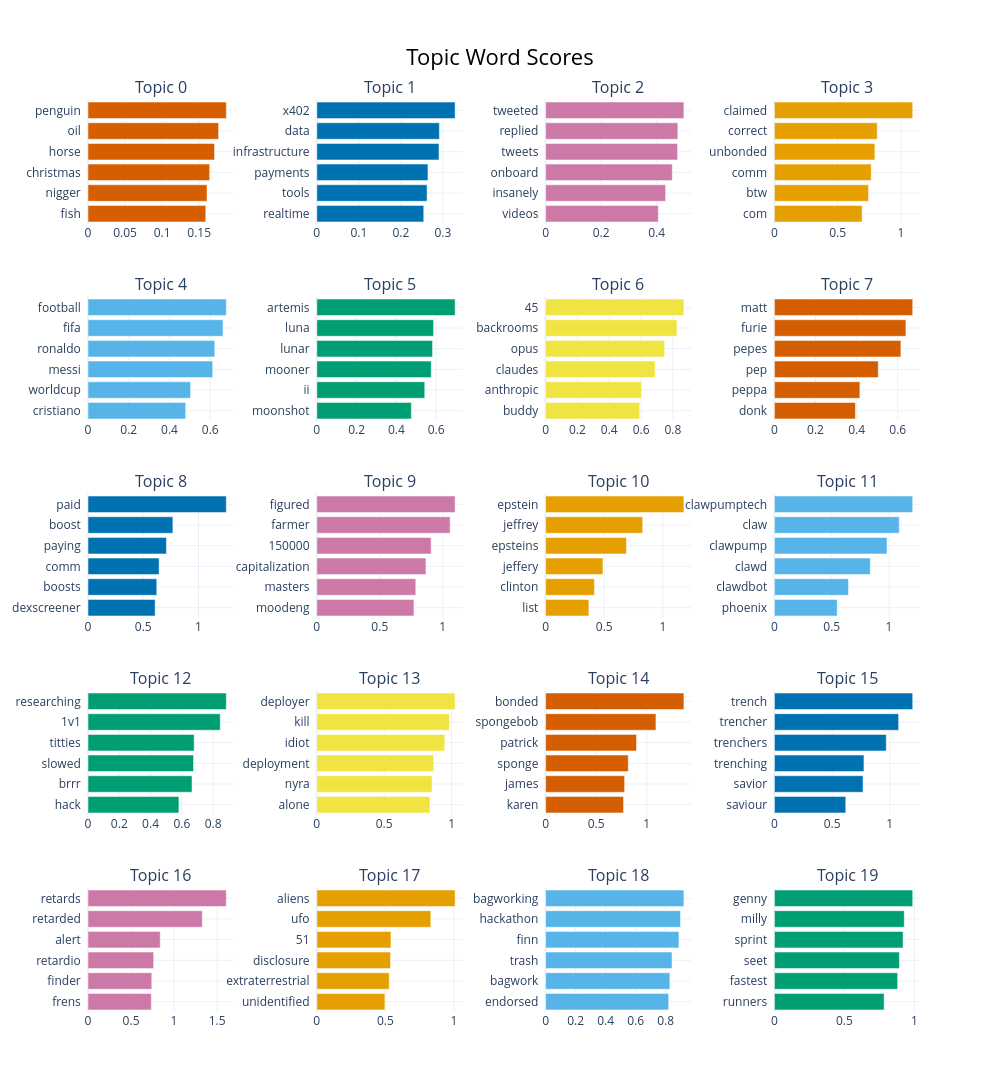

Notebook cell for this chart:
### Code cell
model_updated.visualize_barchart(top_n_topics=20, n_words = 6)

### Figure 1 — Plotly figure (JSON) as saved in the notebook; plotly's stock layout.template omitted (floating-point values rounded to 4 significant figures)
{"data": [{"marker": {"color": "#D55E00"}, "orientation": "h", "type": "bar", "x": [0.1589, 0.1605, 0.1641, 0.1707, 0.1762, 0.1866], "xaxis": "x", "y": ["fish  ", "nigger  ", "christmas  ", "horse  ", "oil  ", "penguin  "], "yaxis": "y"}, {"marker": {"color": "#0072B2"}, "orientation": "h", "type": "bar", "x": [0.2544, 0.2623, 0.2644, 0.2906, 0.2915, 0.329], "xaxis": "x2", "y": ["realtime  ", "tools  ", "payments  ", "infrastructure  ", "data  ", "x402  "], "yaxis": "y2"}, {"marker": {"color": "#CC79A7"}, "orientation": "h", "type": "bar", "x": [0.4062, 0.4326, 0.4567, 0.4757, 0.4765, 0.4985], "xaxis": "x3", "y": ["videos  ", "insanely  ", "onboard  ", "tweets  ", "replied  ", "tweeted  "], "yaxis": "y3"}, {"marker": {"color": "#E69F00"}, "orientation": "h", "type": "bar", "x": [0.693, 0.7438, 0.7651, 0.7944, 0.8125, 1.093], "xaxis": "x4", "y": ["com  ", "btw  ", "comm  ", "unbonded  ", "correct  ", "claimed  "], "yaxis": "y4"}, {"marker": {"color": "#56B4E9"}, "orientation": "h", "type": "bar", "x": [0.4795, 0.5036, 0.6122, 0.6225, 0.663, 0.6791], "xaxis": "x5", "y": ["cristiano  ", "worldcup  ", "messi  ", "ronaldo  ", "fifa  ", "football  "], "yaxis": "y5"}, {"marker": {"color": "#009E73"}, "orientation": "h", "type": "bar", "x": [0.4753, 0.5428, 0.5753, 0.582, 0.587, 0.6954], "xaxis": "x6", "y": ["moonshot  ", "ii  ", "mooner  ", "lunar  ", "luna  ", "artemis  "], "yaxis": "y6"}, {"marker": {"color": "#F0E442"}, "orientation": "h", "type": "bar", "x": [0.5914, 0.6025, 0.688, 0.748, 0.8256, 0.8692], "xaxis": "x7", "y": ["buddy  ", "anthropic  ", "claudes  ", "opus  ", "backrooms  ", "45  "], "yaxis": "y7"}, {"marker": {"color": "#D55E00"}, "orientation": "h", "type": "bar", "x": [0.3942, 0.4159, 0.5052, 0.6154, 0.6399, 0.673], "xaxis": "x8", "y": ["donk  ", "peppa  ", "pep  ", "pepes  ", "furie  ", "matt  "], "yaxis": "y8"}, {"marker": {"color": "#0072B2"}, "orientation": "h", "type": "bar", "x": [0.6076, 0.6221, 0.6436, 0.7096, 0.7677, 1.251], "xaxis": "x9", "y": ["dexscreener  ", "boosts  ", "comm  ", "paying  ", "boost  ", "paid  "], "yaxis": "y9"}, {"marker": {"color": "#CC79A7"}, "orientation": "h", "type": "bar", "x": [0.7709, 0.7858, 0.8663, 0.9076, 1.058, 1.098], "xaxis": "x10", "y": ["moodeng  ", "masters  ", "capitalization  ", "150000  ", "farmer  ", "figured  "], "yaxis": "y10"}, {"marker": {"color": "#E69F00"}, "orientation": "h", "type": "bar", "x": [0.369, 0.4161, 0.4889, 0.6894, 0.8281, 1.179], "xaxis": "x11", "y": ["list  ", "clinton  ", "jeffery  ", "epsteins  ", "jeffrey  ", "epstein  "], "yaxis": "y11"}, {"marker": {"color": "#56B4E9"}, "orientation": "h", "type": "bar", "x": [0.548, 0.646, 0.8367, 0.9826, 1.089, 1.207], "xaxis": "x12", "y": ["phoenix  ", "clawdbot  ", "clawd  ", "clawpump  ", "claw  ", "clawpumptech  "], "yaxis": "y12"}, {"marker": {"color": "#009E73"}, "orientation": "h", "type": "bar", "x": [0.5813, 0.6652, 0.6748, 0.6789, 0.8458, 0.8845], "xaxis": "x13", "y": ["hack  ", "brrr  ", "slowed  ", "titties  ", "1v1  ", "researching  "], "yaxis": "y13"}, {"marker": {"color": "#F0E442"}, "orientation": "h", "type": "bar", "x": [0.8393, 0.8557, 0.8674, 0.9498, 0.9837, 1.026], "xaxis": "x14", "y": ["alone  ", "nyra  ", "deployment  ", "idiot  ", "kill  ", "deployer  "], "yaxis": "y14"}, {"marker": {"color": "#D55E00"}, "orientation": "h", "type": "bar", "x": [0.7705, 0.7807, 0.817, 0.8986, 1.09, 1.367], "xaxis": "x15", "y": ["karen  ", "james  ", "sponge  ", "patrick  ", "spongebob  ", "bonded  "], "yaxis": "y15"}, {"marker": {"color": "#0072B2"}, "orientation": "h", "type": "bar", "x": [0.6185, 0.7679, 0.776, 0.9695, 1.076, 1.198], "xaxis": "x16", "y": ["saviour  ", "savior  ", "trenching  ", "trenchers  ", "trencher  ", "trench  "], "yaxis": "y16"}, {"marker": {"color": "#CC79A7"}, "orientation": "h", "type": "bar", "x": [0.7357, 0.7408, 0.7633, 0.8393, 1.328, 1.607], "xaxis": "x17", "y": ["frens  ", "finder  ", "retardio  ", "alert  ", "retarded  ", "retards  "], "yaxis": "y17"}, {"marker": {"color": "#E69F00"}, "orientation": "h", "type": "bar", "x": [0.4969, 0.5285, 0.538, 0.5411, 0.832, 1.009], "xaxis": "x18", "y": ["unidentified  ", "extraterrestrial  ", "disclosure  ", "51  ", "ufo  ", "aliens  "], "yaxis": "y18"}, {"marker": {"color": "#56B4E9"}, "orientation": "h", "type": "bar", "x": [0.8207, 0.8286, 0.843, 0.8891, 0.8991, 0.9223], "xaxis": "x19", "y": ["endorsed  ", "bagwork  ", "trash  ", "finn  ", "hackathon  ", "bagworking  "], "yaxis": "y19"}, {"marker": {"color": "#009E73"}, "orientation": "h", "type": "bar", "x": [0.784, 0.8808, 0.8934, 0.9195, 0.928, 0.9885], "xaxis": "x20", "y": ["runners  ", "fastest  ", "seet  ", "sprint  ", "milly  ", "genny  "], "yaxis": "y20"}], "layout": {"annotations": [{"font": {"size": 16}, "showarrow": false, "text": "Topic 0", "x": 0.0875, "xanchor": "center", "xref": "paper", "y": 1.0, "yanchor": "bottom", "yref": "paper"}, {"font": {"size": 16}, "showarrow": false, "text": "Topic 1", "x": 0.3625, "xanchor": "center", "xref": "paper", "y": 1.0, "yanchor": "bottom", "yref": "paper"}, {"font": {"size": 16}, "showarrow": false, "text": "Topic 2", "x": 0.6375, "xanchor": "center", "xref": "paper", "y": 1.0, "yanchor": "bottom", "yref": "paper"}, {"font": {"size": 16}, "showarrow": false, "text": "Topic 3", "x": 0.9125, "xanchor": "center", "xref": "paper", "y": 1.0, "yanchor": "bottom", "yref": "paper"}, {"font": {"size": 16}, "showarrow": false, "text": "Topic 4", "x": 0.0875, "xanchor": "center", "xref": "paper", "y": 0.784, "yanchor": "bottom", "yref": "paper"}, {"font": {"size": 16}, "showarrow": false, "text": "Topic 5", "x": 0.3625, "xanchor": "center", "xref": "paper", "y": 0.784, "yanchor": "bottom", "yref": "paper"}, {"font": {"size": 16}, "showarrow": false, "text": "Topic 6", "x": 0.6375, "xanchor": "center", "xref": "paper", "y": 0.784, "yanchor": "bottom", "yref": "paper"}, {"font": {"size": 16}, "showarrow": false, "text": "Topic 7", "x": 0.9125, "xanchor": "center", "xref": "paper", "y": 0.784, "yanchor": "bottom", "yref": "paper"}, {"font": {"size": 16}, "showarrow": false, "text": "Topic 8", "x": 0.0875, "xanchor": "center", "xref": "paper", "y": 0.568, "yanchor": "bottom", "yref": "paper"}, {"font": {"size": 16}, "showarrow": false, "text": "Topic 9", "x": 0.3625, "xanchor": "center", "xref": "paper", "y": 0.568, "yanchor": "bottom", "yref": "paper"}, {"font": {"size": 16}, "showarrow": false, "text": "Topic 10", "x": 0.6375, "xanchor": "center", "xref": "paper", "y": 0.568, "yanchor": "bottom", "yref": "paper"}, {"font": {"size": 16}, "showarrow": false, "text": "Topic 11", "x": 0.9125, "xanchor": "center", "xref": "paper", "y": 0.568, "yanchor": "bottom", "yref": "paper"}, {"font": {"size": 16}, "showarrow": false, "text": "Topic 12", "x": 0.0875, "xanchor": "center", "xref": "paper", "y": 0.352, "yanchor": "bottom", "yref": "paper"}, {"font": {"size": 16}, "showarrow": false, "text": "Topic 13", "x": 0.3625, "xanchor": "center", "xref": "paper", "y": 0.352, "yanchor": "bottom", "yref": "paper"}, {"font": {"size": 16}, "showarrow": false, "text": "Topic 14", "x": 0.6375, "xanchor": "center", "xref": "paper", "y": 0.352, "yanchor": "bottom", "yref": "paper"}, {"font": {"size": 16}, "showarrow": false, "text": "Topic 15", "x": 0.9125, "xanchor": "center", "xref": "paper", "y": 0.352, "yanchor": "bottom", "yref": "paper"}, {"font": {"size": 16}, "showarrow": false, "text": "Topic 16", "x": 0.0875, "xanchor": "center", "xref": "paper", "y": 0.136, "yanchor": "bottom", "yref": "paper"}, {"font": {"size": 16}, "showarrow": false, "text": "Topic 17", "x": 0.3625, "xanchor": "center", "xref": "paper", "y": 0.136, "yanchor": "bottom", "yref": "paper"}, {"font": {"size": 16}, "showarrow": false, "text": "Topic 18", "x": 0.6375, "xanchor": "center", "xref": "paper", "y": 0.136, "yanchor": "bottom", "yref": "paper"}, {"font": {"size": 16}, "showarrow": false, "text": "Topic 19", "x": 0.9125, "xanchor": "center", "xref": "paper", "y": 0.136, "yanchor": "bottom", "yref": "paper"}], "height": 1250, "hoverlabel": {"bgcolor": "white", "font": {"family": "Rockwell", "size": 16}}, "showlegend": false, "title": {"font": {"color": "Black", "size": 22}, "text": "Topic Word Scores", "x": 0.5, "xanchor": "center", "yanchor": "top"}, "width": 1000, "xaxis": {"anchor": "y", "domain": [0, 0.175], "showgrid": true}, "xaxis10": {"anchor": "y10", "domain": [0.275, 0.45], "showgrid": true}, "xaxis11": {"anchor": "y11", "domain": [0.55, 0.725], "showgrid": true}, "xaxis12": {"anchor": "y12", "domain": [0.825, 1], "showgrid": true}, "xaxis13": {"anchor": "y13", "domain": [0, 0.175], "showgrid": true}, "xaxis14": {"anchor": "y14", "domain": [0.275, 0.45], "showgrid": true}, "xaxis15": {"anchor": "y15", "domain": [0.55, 0.725], "showgrid": true}, "xaxis16": {"anchor": "y16", "domain": [0.825, 1], "showgrid": true}, "xaxis17": {"anchor": "y17", "domain": [0, 0.175], "showgrid": true}, "xaxis18": {"anchor": "y18", "domain": [0.275, 0.45], "showgrid": true}, "xaxis19": {"anchor": "y19", "domain": [0.55, 0.725], "showgrid": true}, "xaxis2": {"anchor": "y2", "domain": [0.275, 0.45], "showgrid": true}, "xaxis20": {"anchor": "y20", "domain": [0.825, 1], "showgrid": true}, "xaxis3": {"anchor": "y3", "domain": [0.55, 0.725], "showgrid": true}, "xaxis4": {"anchor": "y4", "domain": [0.825, 1], "showgrid": true}, "xaxis5": {"anchor": "y5", "domain": [0, 0.175], "showgrid": true}, "xaxis6": {"anchor": "y6", "domain": [0.275, 0.45], "showgrid": true}, "xaxis7": {"anchor": "y7", "domain": [0.55, 0.725], "showgrid": true}, "xaxis8": {"anchor": "y8", "domain": [0.825, 1], "showgrid": true}, "xaxis9": {"anchor": "y9", "domain": [0, 0.175], "showgrid": true}, "yaxis": {"anchor": "x", "domain": [0.864, 1.0], "showgrid": true}, "yaxis10": {"anchor": "x10", "domain": [0.432, 0.568], "showgrid": true}, "yaxis11": {"anchor": "x11", "domain": [0.432, 0.568], "showgrid": true}, "yaxis12": {"anchor": "x12", "domain": [0.432, 0.568], "showgrid": true}, "yaxis13": {"anchor": "x13", "domain": [0.216, 0.352], "showgrid": true}, "yaxis14": {"anchor": "x14", "domain": [0.216, 0.352], "showgrid": true}, "yaxis15": {"anchor": "x15", "domain": [0.216, 0.352], "showgrid": true}, "yaxis16": {"anchor": "x16", "domain": [0.216, 0.352], "showgrid": true}, "yaxis17": {"anchor": "x17", "domain": [0, 0.136], "showgrid": true}, "yaxis18": {"anchor": "x18", "domain": [0, 0.136], "showgrid": true}, "yaxis19": {"anchor": "x19", "domain": [0, 0.136], "showgrid": true}, "yaxis2": {"anchor": "x2", "domain": [0.864, 1.0], "showgrid": true}, "yaxis20": {"anchor": "x20", "domain": [0, 0.136], "showgrid": true}, "yaxis3": {"anchor": "x3", "domain": [0.864, 1.0], "showgrid": true}, "yaxis4": {"anchor": "x4", "domain": [0.864, 1.0], "showgrid": true}, "yaxis5": {"anchor": "x5", "domain": [0.648, 0.784], "showgrid": true}, "yaxis6": {"anchor": "x6", "domain": [0.648, 0.784], "showgrid": true}, "yaxis7": {"anchor": "x7", "domain": [0.648, 0.784], "showgrid": true}, "yaxis8": {"anchor": "x8", "domain": [0.648, 0.784], "showgrid": true}, "yaxis9": {"anchor": "x9", "domain": [0.432, 0.568], "showgrid": true}}}
